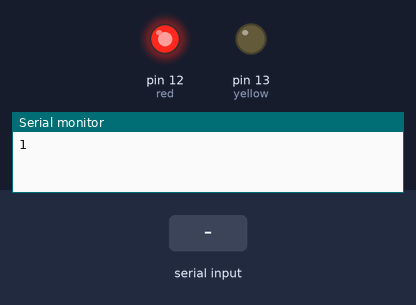
A sketch run on a simulated Arduino Uno, built with avr-gcc and run on an emulated ATmega328P. Shown: output pins drawn as LEDs (lit = HIGH), the last lines printed to the serial monitor. The inputs (shaded band) are chosen by the test bench. Random numbers use the default seed unless the sketch sets one.

Above: at 1.2 s.
1.3 s: "a" received over Serial
2.8 s: "b" received over Serial
4.3 s: "1" received over Serial
At 5.6 s:
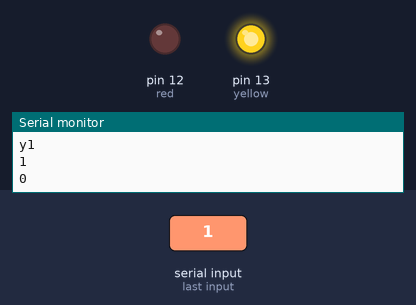
Timing chart, 0 to 7.3 s (numbered marks = the images above; inputs shaded):
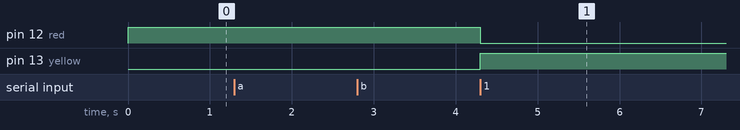

The sketch:

redlight.ino
```cpp
#define RECIEVER 0
#define TRANSMITER 1
#define yellow 13 //D13 yellow LED
#define red 12 //D17 red LED
char byteRead;

int count = 0;
int randNumber;

void setup() {
Serial.begin(9600);
pinMode(yellow, OUTPUT);
pinMode(red, OUTPUT);

randNumber= random(0,2);
Serial.println(randNumber);
if (randNumber==0){
  digitalWrite(red,LOW);
  digitalWrite(yellow,HIGH);
}
else if(randNumber ==1){
  digitalWrite(red,HIGH);
  digitalWrite(yellow,LOW);
}
}

void loop() {
if(Serial.available()>0){
  byteRead =Serial.read();
  if(randNumber==0&&byteRead=='a'){
  count++;
  Serial.write('y');
  Serial.println(count);
  }

  else if(randNumber==0&&byteRead=='b'){
    Serial.println(count);
    count=0;
    Serial.print("Game Reset. Score is set to ");
    Serial.println(count);
    Serial.write('n');
  }
  else if(randNumber==1&&byteRead=='b'){
  count++;
  Serial.write('y');
  Serial.println(count);
  }
  else if(randNumber==1&&byteRead=='a'){
    Serial.println(count);
    count=0;
    Serial.print("Game Reset. Score is set to ");
    Serial.println(count);
    Serial.write('n');
  }
randNumber= random(0,2);
Serial.println(randNumber);
if (randNumber==0){
  digitalWrite(red,LOW);
  digitalWrite(yellow,HIGH);
}
else if(randNumber ==1){
  digitalWrite(red,HIGH);
  digitalWrite(yellow,LOW);
}
}
}

/*if (Serial.available()>0){
  if (count%2==0){
    digitalWrite(LED, HIGH);
    count++;
  }
  else {
    digitalWrite(LED, LOW);
    count++;
  }
  byteRead = Serial.read();
  Serial.println(byteRead);
}*/
//  while(byteRead!='a'&&byteRead!='b'){ //if (byteRead=='t'){
//    Serial.println(byteRead);
//
//    byteRead=Serial.read();
//    }
/*  else if(byteRead=='b'){
    digitalWrite(red,HIGH);
    digitalWrite(yellow,LOW);
  }
  else{
    digitalWrite(red,LOW);
    digitalWrite(yellow,LOW);
  }
  Serial.println(byteRead);
}
} */
```

Measured:
- after the input at 4.3 s, pin 12 (red): HIGH → LOW at once; pin 13 (yellow): LOW → HIGH at once
